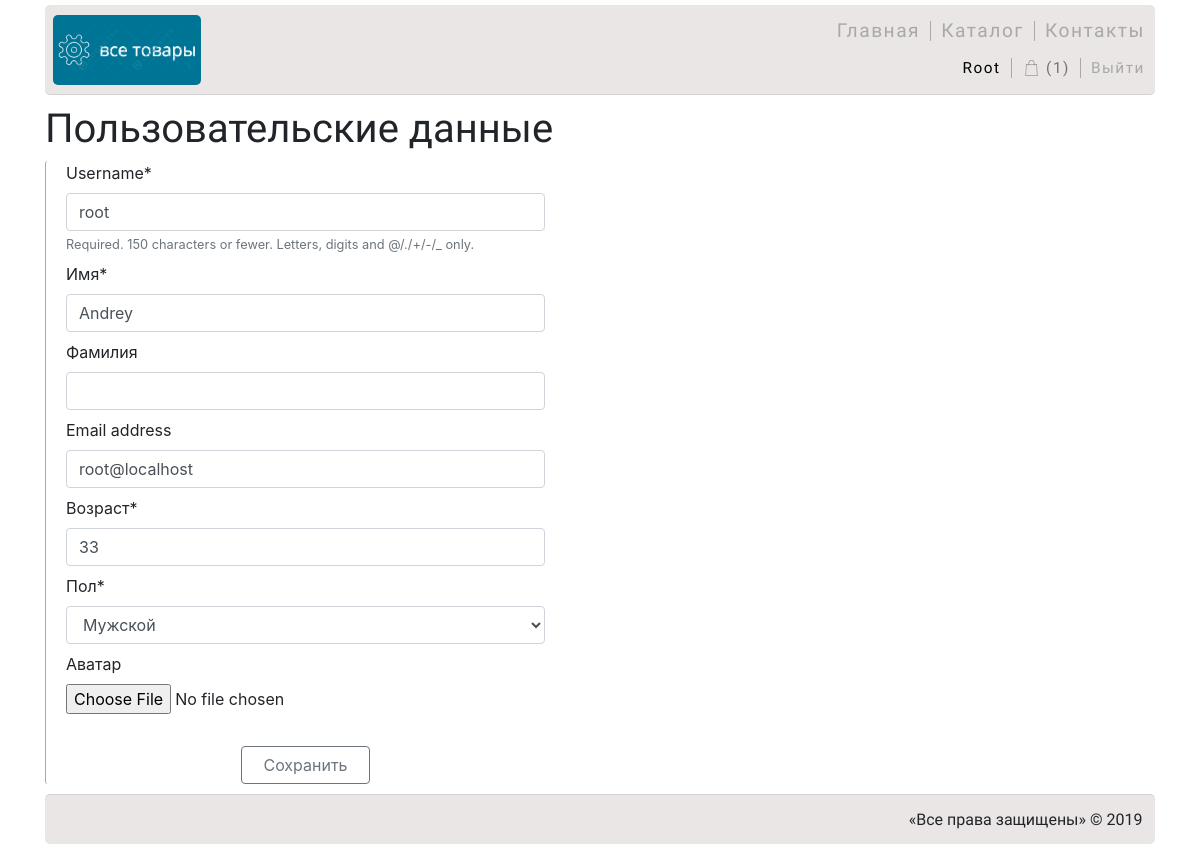
Screenshot of /auth/edit (signed in) with the database file from the repository.
### authapp/models.py (models this page shows)
class ShopUser(AbstractUser):
    GENDER_TYPE_CHOICES = (
        (-1, 'Не указан'),
        (0, 'Женский'),
        (1, 'Мужской')
    )
    firstname = models.CharField(verbose_name='Имя', max_length=64, null=True)
    lastname = models.CharField(verbose_name='Фамилия', max_length=128, blank=True)
    gender = models.SmallIntegerField(verbose_name='Пол', choices=GENDER_TYPE_CHOICES, default=-1)
    age = models.PositiveIntegerField(verbose_name='Возраст')
    avatar = models.ImageField(verbose_name='Аватар', upload_to='avatars', blank=True)

### authapp/views.py (the view)
# urls.py: path('edit', authapp.edit, name='edit'),
def edit(request):
    title = 'Все товары | Профиль'
    if request.method == 'POST':
        edit_form = EditForm(request.POST, request.FILES, instance=request.user)
        if edit_form.is_valid():
            edit_form.save()
            return HttpResponseRedirect(reverse('auth:edit'))
    else:
        edit_form = EditForm(instance=request.user)
    return render(request, 'authapp/edit.html', {'title': title,
                                                 'edit_form': edit_form})

### authapp/forms.py
class EditForm(UserChangeForm):
    class Meta:
        model = ShopUser
        fields = ('username', 'password',
                  'firstname', 'lastname',
                  'email',
                  'age', 'gender', 'avatar')
    def __init__(self, *args, **kwargs):
        super().__init__(*args, **kwargs)
        for field_name, field in self.fields.items():
            if field_name == 'password':
                field.widget = forms.HiddenInput()

### authapp/templates/authapp/edit.html (shortened to what this page needs)
{% extends 'mainapp/include/base.html' %}
{% load crispy_forms_tags %}
{% block content %}
    <h1>Пользовательские данные</h1>
    <div class="contacts-appeal">
        <form class="form-horizontal" action="{% url 'auth:edit' %}" method="post" enctype="multipart/form-data">
            {{ edit_form | crispy }}
            <br>
            <div class="text-center">
                <div class="col-sm-4 btn-group">
                    <button class="btn btn-outline-secondary" type="submit">Сохранить</button>
                </div>
            </div>
        </form>
    </div>
{% endblock %}

### mainapp/templates/mainapp/include/base.html (shortened to what this page needs)
<!DOCTYPE html>
<html lang="ru">
{% load static %}
<head>
    <link rel="stylesheet" href="{% static 'mainapp/css/main.css' %}">
    <link rel="stylesheet" href="{% static 'mainapp/css/contacts.css' %}">
    <link rel="stylesheet" href="{% static 'mainapp/css/styles.css' %}">
    <link rel="stylesheet" href="https://stackpath.bootstrapcdn.com/bootstrap/4.3.1/css/bootstrap.min.css"
>
</head>
<body>
<div class="container">
    <dev class="top">
        <div class="header">
            <a href="/"><img class="logo" src="{% static 'mainapp/img/logo.png' %}" alt="Все товары"></a>
            <div class="right-part-header">
                <div class="menu">
                    <ul class="menu-list">
                        <li class="menu-list-li"><a
                                class="menu-list-a {% if request.resolver_match.view_name == 'index' %}active-menu-list-a{% endif %}"
                                href="{% url 'index' %}">Главная</a></li>
                        <li class="menu-list-li"><a
                                class="menu-list-a {% if request.resolver_match.namespace == 'products' %}active-menu-list-a{% endif %}"
                                href="{% url 'products:index' %}">Каталог</a></li>
                        <li class="menu-list-li"><a
                                class="menu-list-a {% if request.resolver_match.view_name == 'contacts' %}active-menu-list-a{% endif %}"
                                href="{% url 'contacts' %}">Контакты</a></li>
                    </ul>
                </div>
                <div class="login">
                    <ul class="menu-list">
                        {% if user.is_authenticated %}
                            <li class="menu-list-li">
                                <a class="menu-list-a active-menu-list-a" href="{% url 'auth:edit' %}">
                                    {{ user.username | capfirst }}
                                </a>
                            </li>
                            <li class="menu-list-li">
                                <a class="menu-list-a active-menu-list-a cart-link {% if request.resolver_match.namespace == 'cart' %}cart-link-active{% endif %}"
                                   href="{% url 'cart:index' %}">
                                    <img src="{% static 'mainapp/img/shopping-bag.svg' %}"
                                         class="cart-img" alt="cart">
                                    {% if user.cart.count > 0 %}
                                        ({{ user.cart.count }})
                                    {% endif %}
                                </a>
                            </li>
                            <li class="menu-list-li">
                                <a class="menu-list-a" href="{% url 'auth:logout' %}">Выйти</a>
                            </li>
                        {% endif %}
                    </ul>
                </div>
            </div>
        </div>
        <div class="content">
            {% block content %}
            {% endblock %}
        </div>
    </dev>
    <div class="footer">
        <div class="footer-rights">
            <p>&laquo;Все права защищены&raquo; &copy;&nbsp;2019</p>
        </div>
    </div>
</div>
</body>
</html>

### static/mainapp/css/main.css (style rules this page uses)
* { margin: 0; padding: 0; }
html, body { height: 100%; color: black; }
h1, h2, h3 { font-family: "Raleway"; font-weight: 400; }
.container { max-width: 1000px; margin: 0 auto; display: flex; flex-direction: column; min-height: 100%; }
.header { min-height: 90px; display: flex; justify-content: space-between; align-items: center; background-image: url(../img/background-header-footer.png); padding-top: 5px; padding-bottom: 5px; margin-top: 5px; margin-bottom: 10px; border-bottom: 1px solid lightgray; border-radius: 5px; }
.top { flex-grow: 1 }
.footer { min-height: 50px; display: flex; justify-content: flex-end; background-image: url(../img/background-header-footer.png); margin-top: 10px; border-top: 1px solid lightgray; margin-bottom: 5px; position: relative; border-radius: 5px; }
.footer-rights { font-family: "Raleway"; position: absolute; right: 12.5px; top: 12.5px; }
.right-part-header { display: flex; flex-direction: column; justify-content: space-around; height: 75px; }
.logo { margin-left: 8px; height: 70px; border-radius: 5px; }
.login { font-size: 0.8rem; }
.menu-list { display: flex; justify-content: flex-end; align-content: center; list-style-type: none; margin: 0; }
.menu-list li { height: 20px; line-height: 20px; padding: 0 10px; border-right: 1px solid darkgray; }
.menu-list li:last-child { border: none; }
.menu-list-a { font-size: 1.2em; font-weight: lighter; font-family: "Raleway", sans-serif; letter-spacing: 1.5px; text-decoration: none; color: darkgray; }
.active-menu-list-a { color: black; }
.cart-link { opacity: 0.5; }
.cart-img { width: 1.2rem; height: 1.2rem; padding-bottom: 3px; }

### static/mainapp/css/contacts.css (style rules this page uses)
.form-group { margin-bottom: 0.5rem !important; }
.contacts-appeal { width: 500px; border-left: 1px solid darkgrey; border-radius: 3px; padding-left: 20px; }
input::placeholder { color: dimgrey; font-size: 1.1em; }

### rows the page displays
ShopUser: username "Root", cart.count "1", username "root", firstname "Andrey", email "root@localhost", age "33", gender "Мужской"
